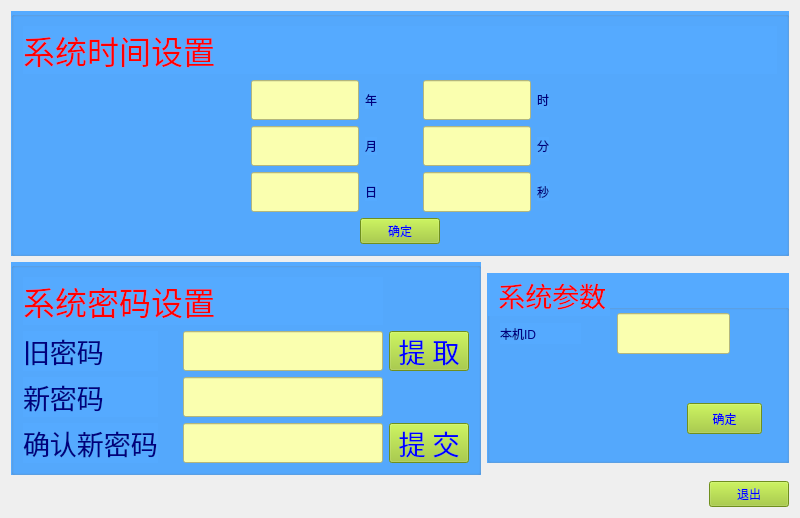
<?xml version="1.0" encoding="UTF-8"?>
<ui version="4.0">
 <class>adjusttimewidget</class>
 <widget class="QWidget" name="adjusttimewidget">
  <property name="geometry">
   <rect>
    <x>0</x>
    <y>0</y>
    <width>800</width>
    <height>480</height>
   </rect>
  </property>
  <property name="windowTitle">
   <string>Form</string>
  </property>
  <layout class="QGridLayout" name="gridLayout_3">
   <item row="0" column="0">
    <widget class="QGroupBox" name="groupBox">
     <property name="styleSheet">
      <string notr="true">background-color: rgb(85, 170, 255);</string>
     </property>
     <layout class="QGridLayout" name="gridLayout_2">
      <item row="0" column="0">
       <widget class="QLabel" name="label_13">
        <property name="sizePolicy">
         <sizepolicy hsizetype="Preferred" vsizetype="Maximum">
          <horstretch>0</horstretch>
          <verstretch>0</verstretch>
         </sizepolicy>
        </property>
        <property name="font">
         <font>
          <family>黑体</family>
          <pointsize>24</pointsize>
          <weight>50</weight>
          <italic>false</italic>
          <bold>false</bold>
         </font>
        </property>
        <property name="styleSheet">
         <string notr="true">border-color: rgb(85, 170, 255);
color: rgb(255, 0, 0);
font: 24pt &quot;黑体&quot;;</string>
        </property>
        <property name="text">
         <string>系统时间设置</string>
        </property>
       </widget>
      </item>
      <item row="1" column="0">
       <layout class="QHBoxLayout" name="horizontalLayout_5">
        <item>
         <spacer name="horizontalSpacer_5">
          <property name="orientation">
           <enum>Qt::Horizontal</enum>
          </property>
          <property name="sizeHint" stdset="0">
           <size>
            <width>40</width>
            <height>20</height>
           </size>
          </property>
         </spacer>
        </item>
        <item>
         <spacer name="horizontalSpacer_3">
          <property name="orientation">
           <enum>Qt::Horizontal</enum>
          </property>
          <property name="sizeType">
           <enum>QSizePolicy::Minimum</enum>
          </property>
          <property name="sizeHint" stdset="0">
           <size>
            <width>40</width>
            <height>20</height>
           </size>
          </property>
         </spacer>
        </item>
        <item>
         <widget class="QLineEdit" name="YearLineE">
          <property name="sizePolicy">
           <sizepolicy hsizetype="Maximum" vsizetype="Preferred">
            <horstretch>0</horstretch>
            <verstretch>0</verstretch>
           </sizepolicy>
          </property>
          <property name="minimumSize">
           <size>
            <width>0</width>
            <height>40</height>
           </size>
          </property>
          <property name="maximumSize">
           <size>
            <width>200</width>
            <height>16777215</height>
           </size>
          </property>
          <property name="styleSheet">
           <string notr="true">background-color: rgb(250, 255, 175);
font: 20pt &quot;黑体&quot;;
color: rgb(0, 0, 125);
border-color: rgb(0, 85, 0);</string>
          </property>
         </widget>
        </item>
        <item>
         <widget class="QLabel" name="label_2">
          <property name="sizePolicy">
           <sizepolicy hsizetype="Preferred" vsizetype="Maximum">
            <horstretch>0</horstretch>
            <verstretch>0</verstretch>
           </sizepolicy>
          </property>
          <property name="styleSheet">
           <string notr="true">border-color: rgb(85, 170, 255);
color: rgb(0, 0, 127);
font: 20pt &quot;黑体&quot;;</string>
          </property>
          <property name="text">
           <string>年</string>
          </property>
         </widget>
        </item>
        <item>
         <spacer name="horizontalSpacer_11">
          <property name="orientation">
           <enum>Qt::Horizontal</enum>
          </property>
          <property name="sizeType">
           <enum>QSizePolicy::Maximum</enum>
          </property>
          <property name="sizeHint" stdset="0">
           <size>
            <width>40</width>
            <height>20</height>
           </size>
          </property>
         </spacer>
        </item>
        <item>
         <widget class="QLineEdit" name="HourLineE">
          <property name="sizePolicy">
           <sizepolicy hsizetype="Maximum" vsizetype="Preferred">
            <horstretch>0</horstretch>
            <verstretch>0</verstretch>
           </sizepolicy>
          </property>
          <property name="minimumSize">
           <size>
            <width>0</width>
            <height>40</height>
           </size>
          </property>
          <property name="maximumSize">
           <size>
            <width>200</width>
            <height>16777215</height>
           </size>
          </property>
          <property name="styleSheet">
           <string notr="true">background-color: rgb(250, 255, 175);
font: 20pt &quot;黑体&quot;;
color: rgb(0, 0, 125);
border-color: rgb(0, 85, 0);</string>
          </property>
         </widget>
        </item>
        <item>
         <widget class="QLabel" name="label_5">
          <property name="sizePolicy">
           <sizepolicy hsizetype="Preferred" vsizetype="Maximum">
            <horstretch>0</horstretch>
            <verstretch>0</verstretch>
           </sizepolicy>
          </property>
          <property name="styleSheet">
           <string notr="true">border-color: rgb(85, 170, 255);
color: rgb(0, 0, 127);
font: 20pt &quot;黑体&quot;;</string>
          </property>
          <property name="text">
           <string>时</string>
          </property>
         </widget>
        </item>
        <item>
         <spacer name="horizontalSpacer_4">
          <property name="orientation">
           <enum>Qt::Horizontal</enum>
          </property>
          <property name="sizeType">
           <enum>QSizePolicy::Minimum</enum>
          </property>
          <property name="sizeHint" stdset="0">
           <size>
            <width>40</width>
            <height>20</height>
           </size>
          </property>
         </spacer>
        </item>
        <item>
         <spacer name="horizontalSpacer_8">
          <property name="orientation">
           <enum>Qt::Horizontal</enum>
          </property>
          <property name="sizeHint" stdset="0">
           <size>
            <width>40</width>
            <height>20</height>
           </size>
          </property>
         </spacer>
        </item>
       </layout>
      </item>
      <item row="2" column="0">
       <layout class="QHBoxLayout" name="horizontalLayout_6">
        <item>
         <spacer name="horizontalSpacer_6">
          <property name="orientation">
           <enum>Qt::Horizontal</enum>
          </property>
          <property name="sizeHint" stdset="0">
           <size>
            <width>40</width>
            <height>20</height>
           </size>
          </property>
         </spacer>
        </item>
        <item>
         <widget class="QLineEdit" name="MonLineE">
          <property name="sizePolicy">
           <sizepolicy hsizetype="Maximum" vsizetype="Preferred">
            <horstretch>0</horstretch>
            <verstretch>0</verstretch>
           </sizepolicy>
          </property>
          <property name="minimumSize">
           <size>
            <width>0</width>
            <height>40</height>
           </size>
          </property>
          <property name="maximumSize">
           <size>
            <width>200</width>
            <height>16777215</height>
           </size>
          </property>
          <property name="styleSheet">
           <string notr="true">background-color: rgb(250, 255, 175);
font: 20pt &quot;黑体&quot;;
color: rgb(0, 0, 125);
border-color: rgb(0, 85, 0);</string>
          </property>
         </widget>
        </item>
        <item>
         <widget class="QLabel" name="label_3">
          <property name="sizePolicy">
           <sizepolicy hsizetype="Preferred" vsizetype="Maximum">
            <horstretch>0</horstretch>
            <verstretch>0</verstretch>
           </sizepolicy>
          </property>
          <property name="styleSheet">
           <string notr="true">border-color: rgb(85, 170, 255);
color: rgb(0, 0, 127);
font: 20pt &quot;黑体&quot;;</string>
          </property>
          <property name="text">
           <string>月</string>
          </property>
         </widget>
        </item>
        <item>
         <spacer name="horizontalSpacer_12">
          <property name="orientation">
           <enum>Qt::Horizontal</enum>
          </property>
          <property name="sizeType">
           <enum>QSizePolicy::Maximum</enum>
          </property>
          <property name="sizeHint" stdset="0">
           <size>
            <width>40</width>
            <height>20</height>
           </size>
          </property>
         </spacer>
        </item>
        <item>
         <widget class="QLineEdit" name="MinLineE">
          <property name="sizePolicy">
           <sizepolicy hsizetype="Maximum" vsizetype="Preferred">
            <horstretch>0</horstretch>
            <verstretch>0</verstretch>
           </sizepolicy>
          </property>
          <property name="minimumSize">
           <size>
            <width>0</width>
            <height>40</height>
           </size>
          </property>
          <property name="maximumSize">
           <size>
            <width>200</width>
            <height>16777215</height>
           </size>
          </property>
          <property name="styleSheet">
           <string notr="true">background-color: rgb(250, 255, 175);
font: 20pt &quot;黑体&quot;;
color: rgb(0, 0, 125);
border-color: rgb(0, 85, 0);</string>
          </property>
         </widget>
        </item>
        <item>
         <widget class="QLabel" name="label_6">
          <property name="sizePolicy">
           <sizepolicy hsizetype="Preferred" vsizetype="Maximum">
            <horstretch>0</horstretch>
            <verstretch>0</verstretch>
           </sizepolicy>
          </property>
          <property name="styleSheet">
           <string notr="true">border-color: rgb(85, 170, 255);
color: rgb(0, 0, 127);
font: 20pt &quot;黑体&quot;;</string>
          </property>
          <property name="text">
           <string>分</string>
          </property>
         </widget>
        </item>
        <item>
         <spacer name="horizontalSpacer_9">
          <property name="orientation">
           <enum>Qt::Horizontal</enum>
          </property>
          <property name="sizeHint" stdset="0">
           <size>
            <width>40</width>
            <height>20</height>
           </size>
          </property>
         </spacer>
        </item>
       </layout>
      </item>
      <item row="3" column="0">
       <layout class="QHBoxLayout" name="horizontalLayout_7">
        <item>
         <spacer name="horizontalSpacer_7">
          <property name="orientation">
           <enum>Qt::Horizontal</enum>
          </property>
          <property name="sizeHint" stdset="0">
           <size>
            <width>40</width>
            <height>20</height>
           </size>
          </property>
         </spacer>
        </item>
        <item>
         <widget class="QLineEdit" name="DayLineE">
          <property name="sizePolicy">
           <sizepolicy hsizetype="Maximum" vsizetype="Preferred">
            <horstretch>0</horstretch>
            <verstretch>0</verstretch>
           </sizepolicy>
          </property>
          <property name="minimumSize">
           <size>
            <width>0</width>
            <height>40</height>
           </size>
          </property>
          <property name="maximumSize">
           <size>
            <width>200</width>
            <height>16777215</height>
           </size>
          </property>
          <property name="styleSheet">
           <string notr="true">background-color: rgb(250, 255, 175);
font: 20pt &quot;黑体&quot;;
color: rgb(0, 0, 125);
border-color: rgb(0, 85, 0);</string>
          </property>
         </widget>
        </item>
        <item>
         <widget class="QLabel" name="label_4">
          <property name="sizePolicy">
           <sizepolicy hsizetype="Preferred" vsizetype="Maximum">
            <horstretch>0</horstretch>
            <verstretch>0</verstretch>
           </sizepolicy>
          </property>
          <property name="styleSheet">
           <string notr="true">border-color: rgb(85, 170, 255);
color: rgb(0, 0, 127);
font: 20pt &quot;黑体&quot;;</string>
          </property>
          <property name="text">
           <string>日</string>
          </property>
         </widget>
        </item>
        <item>
         <spacer name="horizontalSpacer_13">
          <property name="orientation">
           <enum>Qt::Horizontal</enum>
          </property>
          <property name="sizeType">
           <enum>QSizePolicy::Maximum</enum>
          </property>
          <property name="sizeHint" stdset="0">
           <size>
            <width>40</width>
            <height>20</height>
           </size>
          </property>
         </spacer>
        </item>
        <item>
         <widget class="QLineEdit" name="SecLineE">
          <property name="sizePolicy">
           <sizepolicy hsizetype="Maximum" vsizetype="Preferred">
            <horstretch>0</horstretch>
            <verstretch>0</verstretch>
           </sizepolicy>
          </property>
          <property name="minimumSize">
           <size>
            <width>0</width>
            <height>40</height>
           </size>
          </property>
          <property name="maximumSize">
           <size>
            <width>200</width>
            <height>16777215</height>
           </size>
          </property>
          <property name="styleSheet">
           <string notr="true">background-color: rgb(250, 255, 175);
font: 20pt &quot;黑体&quot;;
color: rgb(0, 0, 125);
border-color: rgb(0, 85, 0);</string>
          </property>
         </widget>
        </item>
        <item>
         <widget class="QLabel" name="label_7">
          <property name="sizePolicy">
           <sizepolicy hsizetype="Preferred" vsizetype="Maximum">
            <horstretch>0</horstretch>
            <verstretch>0</verstretch>
           </sizepolicy>
          </property>
          <property name="styleSheet">
           <string notr="true">border-color: rgb(85, 170, 255);
color: rgb(0, 0, 127);
font: 20pt &quot;黑体&quot;;</string>
          </property>
          <property name="text">
           <string>秒</string>
          </property>
         </widget>
        </item>
        <item>
         <spacer name="horizontalSpacer_10">
          <property name="orientation">
           <enum>Qt::Horizontal</enum>
          </property>
          <property name="sizeHint" stdset="0">
           <size>
            <width>40</width>
            <height>20</height>
           </size>
          </property>
         </spacer>
        </item>
       </layout>
      </item>
      <item row="4" column="0">
       <layout class="QHBoxLayout" name="horizontalLayout">
        <item>
         <spacer name="horizontalSpacer">
          <property name="orientation">
           <enum>Qt::Horizontal</enum>
          </property>
          <property name="sizeHint" stdset="0">
           <size>
            <width>40</width>
            <height>20</height>
           </size>
          </property>
         </spacer>
        </item>
        <item>
         <widget class="QPushButton" name="ModifyTime">
          <property name="styleSheet">
           <string notr="true">color: rgb(0, 0, 255);
background-color: rgb(155, 200, 40);
font: 21pt &quot;黑体&quot;;</string>
          </property>
          <property name="text">
           <string>确定</string>
          </property>
         </widget>
        </item>
        <item>
         <spacer name="horizontalSpacer_2">
          <property name="orientation">
           <enum>Qt::Horizontal</enum>
          </property>
          <property name="sizeHint" stdset="0">
           <size>
            <width>40</width>
            <height>20</height>
           </size>
          </property>
         </spacer>
        </item>
       </layout>
      </item>
     </layout>
    </widget>
   </item>
   <item row="1" column="0">
    <layout class="QHBoxLayout" name="horizontalLayout_3">
     <item>
      <widget class="QGroupBox" name="groupBox_2">
       <property name="sizePolicy">
        <sizepolicy hsizetype="Fixed" vsizetype="Fixed">
         <horstretch>0</horstretch>
         <verstretch>0</verstretch>
        </sizepolicy>
       </property>
       <property name="styleSheet">
        <string notr="true">background-color: rgb(85, 170, 255);</string>
       </property>
       <layout class="QGridLayout" name="gridLayout">
        <item row="0" column="0" colspan="3">
         <widget class="QLabel" name="label_12">
          <property name="sizePolicy">
           <sizepolicy hsizetype="Preferred" vsizetype="Maximum">
            <horstretch>0</horstretch>
            <verstretch>0</verstretch>
           </sizepolicy>
          </property>
          <property name="font">
           <font>
            <family>黑体</family>
            <pointsize>24</pointsize>
            <weight>50</weight>
            <italic>false</italic>
            <bold>false</bold>
           </font>
          </property>
          <property name="styleSheet">
           <string notr="true">border-color: rgb(85, 170, 255);
color: rgb(255, 0, 0);
font: 24pt &quot;黑体&quot;;</string>
          </property>
          <property name="text">
           <string>系统密码设置</string>
          </property>
         </widget>
        </item>
        <item row="1" column="0">
         <widget class="QLabel" name="label_9">
          <property name="sizePolicy">
           <sizepolicy hsizetype="Preferred" vsizetype="Maximum">
            <horstretch>0</horstretch>
            <verstretch>0</verstretch>
           </sizepolicy>
          </property>
          <property name="font">
           <font>
            <family>黑体</family>
            <pointsize>20</pointsize>
            <weight>50</weight>
            <italic>false</italic>
            <bold>false</bold>
           </font>
          </property>
          <property name="styleSheet">
           <string notr="true">border-color: rgb(85, 170, 255);
color: rgb(0, 0, 127);
font: 20pt &quot;黑体&quot;;</string>
          </property>
          <property name="text">
           <string>旧密码</string>
          </property>
         </widget>
        </item>
        <item row="1" column="1">
         <spacer name="horizontalSpacer_22">
          <property name="orientation">
           <enum>Qt::Horizontal</enum>
          </property>
          <property name="sizeType">
           <enum>QSizePolicy::Fixed</enum>
          </property>
          <property name="sizeHint" stdset="0">
           <size>
            <width>13</width>
            <height>20</height>
           </size>
          </property>
         </spacer>
        </item>
        <item row="1" column="2">
         <widget class="QLineEdit" name="OldPasswordLineE">
          <property name="sizePolicy">
           <sizepolicy hsizetype="Preferred" vsizetype="Fixed">
            <horstretch>0</horstretch>
            <verstretch>0</verstretch>
           </sizepolicy>
          </property>
          <property name="minimumSize">
           <size>
            <width>200</width>
            <height>40</height>
           </size>
          </property>
          <property name="maximumSize">
           <size>
            <width>200</width>
            <height>40</height>
           </size>
          </property>
          <property name="font">
           <font>
            <family>黑体</family>
            <pointsize>20</pointsize>
            <weight>50</weight>
            <italic>false</italic>
            <bold>false</bold>
           </font>
          </property>
          <property name="styleSheet">
           <string notr="true">background-color: rgb(250, 255, 175);
font: 20pt &quot;黑体&quot;;
color: rgb(0, 0, 125);
border-color: rgb(0, 85, 0);</string>
          </property>
          <property name="echoMode">
           <enum>QLineEdit::Normal</enum>
          </property>
         </widget>
        </item>
        <item row="1" column="3">
         <widget class="QPushButton" name="GetWord">
          <property name="sizePolicy">
           <sizepolicy hsizetype="Expanding" vsizetype="MinimumExpanding">
            <horstretch>0</horstretch>
            <verstretch>0</verstretch>
           </sizepolicy>
          </property>
          <property name="maximumSize">
           <size>
            <width>16777215</width>
            <height>40</height>
           </size>
          </property>
          <property name="font">
           <font>
            <family>黑体</family>
            <pointsize>20</pointsize>
            <weight>50</weight>
            <italic>false</italic>
            <bold>false</bold>
           </font>
          </property>
          <property name="focusPolicy">
           <enum>Qt::NoFocus</enum>
          </property>
          <property name="styleSheet">
           <string notr="true">color: rgb(0, 0, 255);
background-color: rgb(155, 200, 40);
font: 20pt &quot;黑体&quot;;</string>
          </property>
          <property name="text">
           <string>提 取</string>
          </property>
         </widget>
        </item>
        <item row="2" column="0">
         <widget class="QLabel" name="label_10">
          <property name="sizePolicy">
           <sizepolicy hsizetype="Preferred" vsizetype="Maximum">
            <horstretch>0</horstretch>
            <verstretch>0</verstretch>
           </sizepolicy>
          </property>
          <property name="font">
           <font>
            <family>黑体</family>
            <pointsize>20</pointsize>
            <weight>50</weight>
            <italic>false</italic>
            <bold>false</bold>
           </font>
          </property>
          <property name="styleSheet">
           <string notr="true">border-color: rgb(85, 170, 255);
color: rgb(0, 0, 127);
font: 20pt &quot;黑体&quot;;</string>
          </property>
          <property name="text">
           <string>新密码</string>
          </property>
         </widget>
        </item>
        <item row="2" column="1">
         <spacer name="horizontalSpacer_23">
          <property name="orientation">
           <enum>Qt::Horizontal</enum>
          </property>
          <property name="sizeType">
           <enum>QSizePolicy::Fixed</enum>
          </property>
          <property name="sizeHint" stdset="0">
           <size>
            <width>13</width>
            <height>20</height>
           </size>
          </property>
         </spacer>
        </item>
        <item row="2" column="2">
         <widget class="QLineEdit" name="NewPassordLineE">
          <property name="sizePolicy">
           <sizepolicy hsizetype="Preferred" vsizetype="Fixed">
            <horstretch>0</horstretch>
            <verstretch>0</verstretch>
           </sizepolicy>
          </property>
          <property name="minimumSize">
           <size>
            <width>200</width>
            <height>40</height>
           </size>
          </property>
          <property name="maximumSize">
           <size>
            <width>200</width>
            <height>40</height>
           </size>
          </property>
          <property name="font">
           <font>
            <family>黑体</family>
            <pointsize>20</pointsize>
            <weight>50</weight>
            <italic>false</italic>
            <bold>false</bold>
           </font>
          </property>
          <property name="styleSheet">
           <string notr="true">background-color: rgb(250, 255, 175);
font: 20pt &quot;黑体&quot;;
color: rgb(0, 0, 125);
border-color: rgb(0, 85, 0);</string>
          </property>
          <property name="echoMode">
           <enum>QLineEdit::Password</enum>
          </property>
         </widget>
        </item>
        <item row="3" column="0">
         <widget class="QLabel" name="label_11">
          <property name="sizePolicy">
           <sizepolicy hsizetype="Fixed" vsizetype="Maximum">
            <horstretch>0</horstretch>
            <verstretch>0</verstretch>
           </sizepolicy>
          </property>
          <property name="font">
           <font>
            <family>黑体</family>
            <pointsize>20</pointsize>
            <weight>50</weight>
            <italic>false</italic>
            <bold>false</bold>
           </font>
          </property>
          <property name="styleSheet">
           <string notr="true">border-color: rgb(85, 170, 255);
color: rgb(0, 0, 127);
font: 20pt &quot;黑体&quot;;</string>
          </property>
          <property name="text">
           <string>确认新密码</string>
          </property>
         </widget>
        </item>
        <item row="3" column="1">
         <spacer name="horizontalSpacer_24">
          <property name="orientation">
           <enum>Qt::Horizontal</enum>
          </property>
          <property name="sizeType">
           <enum>QSizePolicy::Fixed</enum>
          </property>
          <property name="sizeHint" stdset="0">
           <size>
            <width>13</width>
            <height>24</height>
           </size>
          </property>
         </spacer>
        </item>
        <item row="3" column="2">
         <widget class="QLineEdit" name="NewPassword2LineE">
          <property name="sizePolicy">
           <sizepolicy hsizetype="Fixed" vsizetype="Fixed">
            <horstretch>0</horstretch>
            <verstretch>0</verstretch>
           </sizepolicy>
          </property>
          <property name="minimumSize">
           <size>
            <width>200</width>
            <height>40</height>
           </size>
          </property>
          <property name="maximumSize">
           <size>
            <width>200</width>
            <height>40</height>
           </size>
          </property>
          <property name="font">
           <font>
            <family>黑体</family>
            <pointsize>20</pointsize>
            <weight>50</weight>
            <italic>false</italic>
            <bold>false</bold>
           </font>
          </property>
          <property name="styleSheet">
           <string notr="true">background-color: rgb(250, 255, 175);
font: 20pt &quot;黑体&quot;;
color: rgb(0, 0, 125);
border-color: rgb(0, 85, 0);</string>
          </property>
          <property name="echoMode">
           <enum>QLineEdit::Password</enum>
          </property>
         </widget>
        </item>
        <item row="3" column="3">
         <widget class="QPushButton" name="SureModifyWord">
          <property name="sizePolicy">
           <sizepolicy hsizetype="Ignored" vsizetype="MinimumExpanding">
            <horstretch>0</horstretch>
            <verstretch>0</verstretch>
           </sizepolicy>
          </property>
          <property name="maximumSize">
           <size>
            <width>16777215</width>
            <height>40</height>
           </size>
          </property>
          <property name="font">
           <font>
            <family>黑体</family>
            <pointsize>20</pointsize>
            <weight>50</weight>
            <italic>false</italic>
            <bold>false</bold>
           </font>
          </property>
          <property name="focusPolicy">
           <enum>Qt::NoFocus</enum>
          </property>
          <property name="styleSheet">
           <string notr="true">color: rgb(0, 0, 255);
background-color: rgb(155, 200, 40);
font: 20pt &quot;黑体&quot;;</string>
          </property>
          <property name="text">
           <string>提 交</string>
          </property>
         </widget>
        </item>
       </layout>
      </widget>
     </item>
     <item>
      <widget class="QGroupBox" name="groupBox_3">
       <property name="sizePolicy">
        <sizepolicy hsizetype="Fixed" vsizetype="Fixed">
         <horstretch>0</horstretch>
         <verstretch>0</verstretch>
        </sizepolicy>
       </property>
       <property name="minimumSize">
        <size>
         <width>280</width>
         <height>190</height>
        </size>
       </property>
       <property name="maximumSize">
        <size>
         <width>320</width>
         <height>190</height>
        </size>
       </property>
       <property name="font">
        <font>
         <pointsize>20</pointsize>
        </font>
       </property>
       <property name="contextMenuPolicy">
        <enum>Qt::DefaultContextMenu</enum>
       </property>
       <property name="styleSheet">
        <string notr="true">background-color: rgb(85, 170, 255);
color: rgb(255, 0, 0);</string>
       </property>
       <property name="title">
        <string> 系统参数</string>
       </property>
       <widget class="QPushButton" name="SysParSureBtn">
        <property name="geometry">
         <rect>
          <x>200</x>
          <y>130</y>
          <width>75</width>
          <height>31</height>
         </rect>
        </property>
        <property name="styleSheet">
         <string notr="true">color: rgb(0, 0, 255);
background-color: rgb(155, 200, 40);
font: 21pt &quot;黑体&quot;;</string>
        </property>
        <property name="text">
         <string>确定</string>
        </property>
       </widget>
       <widget class="QLineEdit" name="MachID">
        <property name="geometry">
         <rect>
          <x>130</x>
          <y>40</y>
          <width>113</width>
          <height>41</height>
         </rect>
        </property>
        <property name="styleSheet">
         <string notr="true">background-color: rgb(250, 255, 175);
font: 20pt &quot;黑体&quot;;
color: rgb(0, 0, 125);
border-color: rgb(0, 85, 0);</string>
        </property>
       </widget>
       <widget class="QLabel" name="label">
        <property name="geometry">
         <rect>
          <x>13</x>
          <y>50</y>
          <width>81</width>
          <height>21</height>
         </rect>
        </property>
        <property name="styleSheet">
         <string notr="true">border-color: rgb(85, 170, 255);
color: rgb(0, 0, 127);
font: 20pt &quot;黑体&quot;;</string>
        </property>
        <property name="text">
         <string>本机ID</string>
        </property>
       </widget>
      </widget>
     </item>
    </layout>
   </item>
   <item row="2" column="0">
    <layout class="QHBoxLayout" name="horizontalLayout_2">
     <item>
      <spacer name="horizontalSpacer_14">
       <property name="orientation">
        <enum>Qt::Horizontal</enum>
       </property>
       <property name="sizeHint" stdset="0">
        <size>
         <width>598</width>
         <height>20</height>
        </size>
       </property>
      </spacer>
     </item>
     <item>
      <widget class="QPushButton" name="BackToWorkBtn">
       <property name="sizePolicy">
        <sizepolicy hsizetype="Fixed" vsizetype="Minimum">
         <horstretch>0</horstretch>
         <verstretch>0</verstretch>
        </sizepolicy>
       </property>
       <property name="maximumSize">
        <size>
         <width>140</width>
         <height>32</height>
        </size>
       </property>
       <property name="focusPolicy">
        <enum>Qt::NoFocus</enum>
       </property>
       <property name="styleSheet">
        <string notr="true">color: rgb(0, 0, 255);
background-color: rgb(155, 200, 40);
font: 21pt &quot;黑体&quot;;</string>
       </property>
       <property name="text">
        <string>退出</string>
       </property>
      </widget>
     </item>
    </layout>
   </item>
  </layout>
 </widget>
 <resources/>
 <connections/>
</ui>
